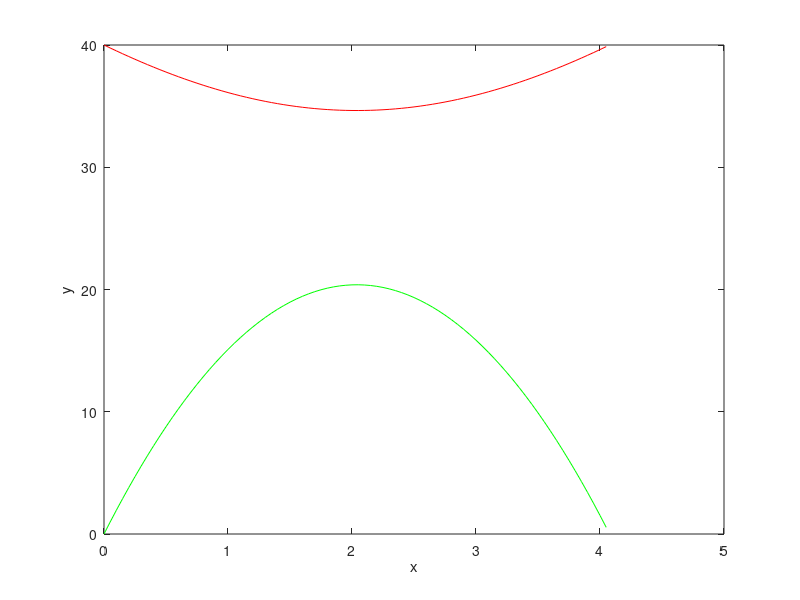

Here is the MATLAB script that generated this plot:
g = -9.81;
a = 30;
vo = 40
thit = -2.*(vo/g).*sind(a)

t = 0:0.05:thit;

ht = vo.*t.*sind(a)+(1/2).*g.*(t.^2)
vt = sqrt((vo.^2)+(2.*vo.*g.*t.*sind(a))+(g.^2).*(t.^2));

plot(t,ht,'g')
xlabel('x')
ylabel('y')
hold on
plot(t,vt,'r')
hold off
%altura no minimo 15 metros
t(ht>=15 )
% no minimo 15 metros, e v menor 36 m/s 
t(ht>=15 & vt<36)
%Determine os instantes de tempo em que a altura é de no mínimo 15 m ou a velocidade é de no máximo 36 m/s. 
t(ht>=15 | vt<36)






